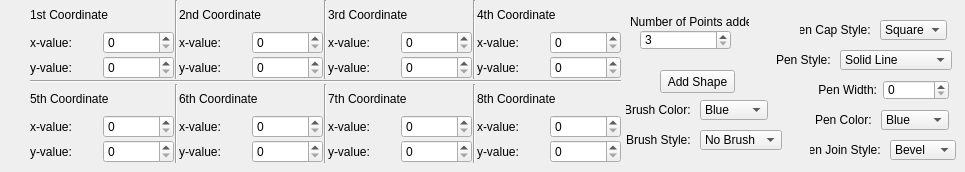
      <widget class="QWidget" name="tab_Polygon">
       <attribute name="title">
        <string>Polygon</string>
       </attribute>
       <widget class="QWidget" name="layoutWidget">
        <property name="geometry">
         <rect>
          <x>30</x>
          <y>0</y>
          <width>591</width>
          <height>163</height>
         </rect>
        </property>
        <layout class="QVBoxLayout" name="verticalLayout_17">
         <property name="spacing">
          <number>1</number>
         </property>
         <item>
          <layout class="QHBoxLayout" name="horizontalLayout_36">
           <item>
            <layout class="QVBoxLayout" name="verticalLayout_9">
             <property name="spacing">
              <number>2</number>
             </property>
             <item>
              <widget class="QLabel" name="label_27">
               <property name="text">
                <string>1st Coordinate </string>
               </property>
              </widget>
             </item>
             <item>
              <layout class="QHBoxLayout" name="horizontalLayout_20">
               <item>
                <widget class="QLabel" name="label_28">
                 <property name="text">
                  <string>x-value:</string>
                 </property>
                </widget>
               </item>
               <item>
                <widget class="QSpinBox" name="spinBox_polygon_firstX">
                 <property name="maximum">
                  <number>1000</number>
                 </property>
                </widget>
               </item>
              </layout>
             </item>
             <item>
              <layout class="QHBoxLayout" name="horizontalLayout_21">
               <item>
                <widget class="QLabel" name="label_29">
                 <property name="text">
                  <string>y-value:</string>
                 </property>
                </widget>
               </item>
               <item>
                <widget class="QSpinBox" name="spinBox_polygon_firstY">
                 <property name="maximum">
                  <number>1000</number>
                 </property>
                </widget>
               </item>
              </layout>
             </item>
            </layout>
           </item>
           <item>
            <widget class="Line" name="line_8">
             <property name="orientation">
              <enum>Qt::Vertical</enum>
             </property>
            </widget>
           </item>
           <item>
            <layout class="QVBoxLayout" name="verticalLayout_10">
             <property name="spacing">
              <number>2</number>
             </property>
             <item>
              <widget class="QLabel" name="label_30">
               <property name="text">
                <string>2nd Coordinate </string>
               </property>
              </widget>
             </item>
             <item>
              <layout class="QHBoxLayout" name="horizontalLayout_22">
               <item>
                <widget class="QLabel" name="label_31">
                 <property name="text">
                  <string>x-value:</string>
                 </property>
                </widget>
               </item>
               <item>
                <widget class="QSpinBox" name="spinBox_polygon_secondX">
                 <property name="maximum">
                  <number>1000</number>
                 </property>
                </widget>
               </item>
              </layout>
             </item>
             <item>
              <layout class="QHBoxLayout" name="horizontalLayout_23">
               <item>
                <widget class="QLabel" name="label_32">
                 <property name="text">
                  <string>y-value:</string>
                 </property>
                </widget>
               </item>
               <item>
                <widget class="QSpinBox" name="spinBox_polygon_secondY">
                 <property name="maximum">
                  <number>1000</number>
                 </property>
                </widget>
               </item>
              </layout>
             </item>
            </layout>
           </item>
           <item>
            <widget class="Line" name="line_10">
             <property name="orientation">
              <enum>Qt::Vertical</enum>
             </property>
            </widget>
           </item>
           <item>
            <layout class="QVBoxLayout" name="verticalLayout_11">
             <property name="spacing">
              <number>2</number>
             </property>
             <item>
              <widget class="QLabel" name="label_33">
               <property name="text">
                <string>3rd Coordinate </string>
               </property>
              </widget>
             </item>
             <item>
              <layout class="QHBoxLayout" name="horizontalLayout_24">
               <item>
                <widget class="QLabel" name="label_34">
                 <property name="text">
                  <string>x-value:</string>
                 </property>
                </widget>
               </item>
               <item>
                <widget class="QSpinBox" name="spinBox_polygon_thirdX">
                 <property name="maximum">
                  <number>1000</number>
                 </property>
                </widget>
               </item>
              </layout>
             </item>
             <item>
              <layout class="QHBoxLayout" name="horizontalLayout_25">
               <item>
                <widget class="QLabel" name="label_35">
                 <property name="text">
                  <string>y-value:</string>
                 </property>
                </widget>
               </item>
               <item>
                <widget class="QSpinBox" name="spinBox_polygon_thirdY">
                 <property name="maximum">
                  <number>1000</number>
                 </property>
                </widget>
               </item>
              </layout>
             </item>
            </layout>
           </item>
           <item>
            <widget class="Line" name="line_12">
             <property name="orientation">
              <enum>Qt::Vertical</enum>
             </property>
            </widget>
           </item>
           <item>
            <layout class="QVBoxLayout" name="verticalLayout_12">
             <property name="spacing">
              <number>2</number>
             </property>
             <item>
              <widget class="QLabel" name="label_36">
               <property name="text">
                <string>4th Coordinate </string>
               </property>
              </widget>
             </item>
             <item>
              <layout class="QHBoxLayout" name="horizontalLayout_26">
               <item>
                <widget class="QLabel" name="label_37">
                 <property name="text">
                  <string>x-value:</string>
                 </property>
                </widget>
               </item>
               <item>
                <widget class="QSpinBox" name="spinBox_polygon_fourthX">
                 <property name="maximum">
                  <number>1000</number>
                 </property>
                </widget>
               </item>
              </layout>
             </item>
             <item>
              <layout class="QHBoxLayout" name="horizontalLayout_27">
               <item>
                <widget class="QLabel" name="label_38">
                 <property name="text">
                  <string>y-value:</string>
                 </property>
                </widget>
               </item>
               <item>
                <widget class="QSpinBox" name="spinBox_polygon_fourthY">
                 <property name="maximum">
                  <number>1000</number>
                 </property>
                </widget>
               </item>
              </layout>
             </item>
            </layout>
           </item>
          </layout>
         </item>
         <item>
          <widget class="Line" name="line_7">
           <property name="orientation">
            <enum>Qt::Horizontal</enum>
           </property>
          </widget>
         </item>
         <item>
          <layout class="QHBoxLayout" name="horizontalLayout_37">
           <item>
            <layout class="QVBoxLayout" name="verticalLayout_13">
             <property name="spacing">
              <number>2</number>
             </property>
             <item>
              <widget class="QLabel" name="label_39">
               <property name="text">
                <string>5th Coordinate </string>
               </property>
              </widget>
             </item>
             <item>
              <layout class="QHBoxLayout" name="horizontalLayout_28">
               <item>
                <widget class="QLabel" name="label_40">
                 <property name="text">
                  <string>x-value:</string>
                 </property>
                </widget>
               </item>
               <item>
                <widget class="QSpinBox" name="spinBox_polygon_fifthX">
                 <property name="maximum">
                  <number>1000</number>
                 </property>
                </widget>
               </item>
              </layout>
             </item>
             <item>
              <layout class="QHBoxLayout" name="horizontalLayout_29">
               <item>
                <widget class="QLabel" name="label_41">
                 <property name="text">
                  <string>y-value:</string>
                 </property>
                </widget>
               </item>
               <item>
                <widget class="QSpinBox" name="spinBox_polygon_fifthY">
                 <property name="maximum">
                  <number>1000</number>
                 </property>
                </widget>
               </item>
              </layout>
             </item>
            </layout>
           </item>
           <item>
            <widget class="Line" name="line_9">
             <property name="orientation">
              <enum>Qt::Vertical</enum>
             </property>
            </widget>
           </item>
           <item>
            <layout class="QVBoxLayout" name="verticalLayout_14">
             <property name="spacing">
              <number>2</number>
             </property>
             <item>
              <widget class="QLabel" name="label_42">
               <property name="text">
                <string>6th Coordinate </string>
               </property>
              </widget>
             </item>
             <item>
              <layout class="QHBoxLayout" name="horizontalLayout_30">
               <item>
                <widget class="QLabel" name="label_43">
                 <property name="text">
                  <string>x-value:</string>
                 </property>
                </widget>
               </item>
               <item>
                <widget class="QSpinBox" name="spinBox_polygon_sixthX">
                 <property name="maximum">
                  <number>1000</number>
                 </property>
                </widget>
               </item>
              </layout>
             </item>
             <item>
              <layout class="QHBoxLayout" name="horizontalLayout_31">
               <item>
                <widget class="QLabel" name="label_44">
                 <property name="text">
                  <string>y-value:</string>
                 </property>
                </widget>
               </item>
               <item>
                <widget class="QSpinBox" name="spinBox_polygon_sixthY">
                 <property name="maximum">
                  <number>1000</number>
                 </property>
                </widget>
               </item>
              </layout>
             </item>
            </layout>
           </item>
           <item>
            <widget class="Line" name="line_11">
             <property name="orientation">
              <enum>Qt::Vertical</enum>
             </property>
            </widget>
           </item>
           <item>
            <layout class="QVBoxLayout" name="verticalLayout_15">
             <property name="spacing">
              <number>2</number>
             </property>
             <item>
              <widget class="QLabel" name="label_45">
               <property name="text">
                <string>7th Coordinate </string>
               </property>
              </widget>
             </item>
             <item>
              <layout class="QHBoxLayout" name="horizontalLayout_32">
               <item>
                <widget class="QLabel" name="label_46">
                 <property name="text">
                  <string>x-value:</string>
                 </property>
                </widget>
               </item>
               <item>
                <widget class="QSpinBox" name="spinBox_polygon_seventhX">
                 <property name="maximum">
                  <number>1000</number>
                 </property>
                </widget>
               </item>
              </layout>
             </item>
             <item>
              <layout class="QHBoxLayout" name="horizontalLayout_33">
               <item>
                <widget class="QLabel" name="label_47">
                 <property name="text">
                  <string>y-value:</string>
                 </property>
                </widget>
               </item>
               <item>
                <widget class="QSpinBox" name="spinBox_polygon_seventhY">
                 <property name="maximum">
                  <number>1000</number>
                 </property>
                </widget>
               </item>
              </layout>
             </item>
            </layout>
           </item>
           <item>
            <widget class="Line" name="line_13">
             <property name="orientation">
              <enum>Qt::Vertical</enum>
             </property>
            </widget>
           </item>
           <item>
            <layout class="QVBoxLayout" name="verticalLayout_16">
             <property name="spacing">
              <number>2</number>
             </property>
             <item>
              <widget class="QLabel" name="label_48">
               <property name="text">
                <string>8th Coordinate </string>
               </property>
              </widget>
             </item>
             <item>
              <layout class="QHBoxLayout" name="horizontalLayout_34">
               <item>
                <widget class="QLabel" name="label_49">
                 <property name="text">
                  <string>x-value:</string>
                 </property>
                </widget>
               </item>
               <item>
                <widget class="QSpinBox" name="spinBox_polygon_eighthX">
                 <property name="maximum">
                  <number>1000</number>
                 </property>
                </widget>
               </item>
              </layout>
             </item>
             <item>
              <layout class="QHBoxLayout" name="horizontalLayout_35">
               <item>
                <widget class="QLabel" name="label_50">
                 <property name="text">
                  <string>y-value:</string>
                 </property>
                </widget>
               </item>
               <item>
                <widget class="QSpinBox" name="spinBox_polygon_eighthY">
                 <property name="maximum">
                  <number>1000</number>
                 </property>
                </widget>
               </item>
              </layout>
             </item>
            </layout>
           </item>
          </layout>
         </item>
        </layout>
       </widget>
       <widget class="QPushButton" name="pushButton_6">
        <property name="geometry">
         <rect>
          <x>660</x>
          <y>70</y>
          <width>75</width>
          <height>23</height>
         </rect>
        </property>
        <property name="text">
         <string>Add Shape</string>
        </property>
       </widget>
       <widget class="QLabel" name="label_51">
        <property name="geometry">
         <rect>
          <x>630</x>
          <y>10</y>
          <width>119</width>
          <height>23</height>
         </rect>
        </property>
        <property name="text">
         <string>Number of Points added:</string>
        </property>
       </widget>
       <widget class="QSpinBox" name="spinBox_polygon_pointsAdded">
        <property name="geometry">
         <rect>
          <x>640</x>
          <y>30</y>
          <width>91</width>
          <height>20</height>
         </rect>
        </property>
        <property name="minimum">
         <number>3</number>
        </property>
        <property name="maximum">
         <number>8</number>
        </property>
       </widget>
       <widget class="QComboBox" name="comboBox_setPenStyle_6">
        <property name="geometry">
         <rect>
          <x>840</x>
          <y>50</y>
          <width>112</width>
          <height>20</height>
         </rect>
        </property>
        <item>
         <property name="text">
          <string>Solid Line</string>
         </property>
        </item>
        <item>
         <property name="text">
          <string>Dash Line</string>
         </property>
        </item>
        <item>
         <property name="text">
          <string>Dot Line</string>
         </property>
        </item>
        <item>
         <property name="text">
          <string>Dash Dot Line</string>
         </property>
        </item>
        <item>
         <property name="text">
          <string>Dash Dot Dot Line</string>
         </property>
        </item>
        <item>
         <property name="text">
          <string>No Pen</string>
         </property>
        </item>
       </widget>
       <widget class="QLabel" name="label_119">
        <property name="geometry">
         <rect>
          <x>776</x>
          <y>50</y>
          <width>58</width>
          <height>20</height>
         </rect>
        </property>
        <property name="text">
         <string>Pen Style: </string>
        </property>
        <property name="alignment">
         <set>Qt::AlignRight|Qt::AlignTrailing|Qt::AlignVCenter</set>
        </property>
       </widget>
       <widget class="QSpinBox" name="spinBox_setPenWidth_6">
        <property name="geometry">
         <rect>
          <x>883</x>
          <y>80</y>
          <width>66</width>
          <height>20</height>
         </rect>
        </property>
        <property name="minimum">
         <number>0</number>
        </property>
        <property name="maximum">
         <number>20</number>
        </property>
       </widget>
       <widget class="QLabel" name="label_120">
        <property name="geometry">
         <rect>
          <x>810</x>
          <y>80</y>
          <width>67</width>
          <height>20</height>
         </rect>
        </property>
        <property name="text">
         <string>Pen Width:</string>
        </property>
        <property name="alignment">
         <set>Qt::AlignRight|Qt::AlignTrailing|Qt::AlignVCenter</set>
        </property>
       </widget>
       <widget class="QComboBox" name="comboBox_setPenColor_6">
        <property name="geometry">
         <rect>
          <x>881</x>
          <y>110</y>
          <width>68</width>
          <height>20</height>
         </rect>
        </property>
        <item>
         <property name="text">
          <string>Blue</string>
         </property>
        </item>
        <item>
         <property name="text">
          <string>Red</string>
         </property>
        </item>
        <item>
         <property name="text">
          <string>Green</string>
         </property>
        </item>
        <item>
         <property name="text">
          <string>Yellow</string>
         </property>
        </item>
        <item>
         <property name="text">
          <string>Black</string>
         </property>
        </item>
        <item>
         <property name="text">
          <string>White</string>
         </property>
        </item>
        <item>
         <property name="text">
          <string>Cyan</string>
         </property>
        </item>
        <item>
         <property name="text">
          <string>Magenta</string>
         </property>
        </item>
        <item>
         <property name="text">
          <string>Gray</string>
         </property>
        </item>
       </widget>
       <widget class="QLabel" name="label_121">
        <property name="geometry">
         <rect>
          <x>810</x>
          <y>110</y>
          <width>65</width>
          <height>20</height>
         </rect>
        </property>
        <property name="text">
         <string>Pen Color: </string>
        </property>
        <property name="alignment">
         <set>Qt::AlignRight|Qt::AlignTrailing|Qt::AlignVCenter</set>
        </property>
       </widget>
       <widget class="QComboBox" name="comboBox_setPenJoinStyle_7">
        <property name="geometry">
         <rect>
          <x>890</x>
          <y>140</y>
          <width>66</width>
          <height>20</height>
         </rect>
        </property>
        <item>
         <property name="text">
          <string>Bevel</string>
         </property>
        </item>
        <item>
         <property name="text">
          <string>Miter</string>
         </property>
        </item>
        <item>
         <property name="text">
          <string>Round</string>
         </property>
        </item>
       </widget>
       <widget class="QLabel" name="label_122">
        <property name="geometry">
         <rect>
          <x>810</x>
          <y>140</y>
          <width>74</width>
          <height>20</height>
         </rect>
        </property>
        <property name="text">
         <string>Pen Join Style: </string>
        </property>
        <property name="alignment">
         <set>Qt::AlignRight|Qt::AlignTrailing|Qt::AlignVCenter</set>
        </property>
       </widget>
       <widget class="QComboBox" name="comboBox_setPenCapStyle_7">
        <property name="geometry">
         <rect>
          <x>880</x>
          <y>20</y>
          <width>67</width>
          <height>20</height>
         </rect>
        </property>
        <item>
         <property name="text">
          <string>Square</string>
         </property>
        </item>
        <item>
         <property name="text">
          <string>Flat</string>
         </property>
        </item>
        <item>
         <property name="text">
          <string>Round</string>
         </property>
        </item>
       </widget>
       <widget class="QLabel" name="label_118">
        <property name="geometry">
         <rect>
          <x>800</x>
          <y>20</y>
          <width>74</width>
          <height>20</height>
         </rect>
        </property>
        <property name="text">
         <string>Pen Cap Style: </string>
        </property>
        <property name="alignment">
         <set>Qt::AlignRight|Qt::AlignTrailing|Qt::AlignVCenter</set>
        </property>
       </widget>
       <widget class="QLabel" name="label_123">
        <property name="geometry">
         <rect>
          <x>626</x>
          <y>100</y>
          <width>68</width>
          <height>20</height>
         </rect>
        </property>
        <property name="text">
         <string>Brush Color: </string>
        </property>
        <property name="alignment">
         <set>Qt::AlignRight|Qt::AlignTrailing|Qt::AlignVCenter</set>
        </property>
       </widget>
       <widget class="QComboBox" name="comboBox_setBrushColor_5">
        <property name="geometry">
         <rect>
          <x>700</x>
          <y>100</y>
          <width>68</width>
          <height>20</height>
         </rect>
        </property>
        <item>
         <property name="text">
          <string>Blue</string>
         </property>
        </item>
        <item>
         <property name="text">
          <string>Red</string>
         </property>
        </item>
        <item>
         <property name="text">
          <string>Green</string>
         </property>
        </item>
        <item>
         <property name="text">
          <string>Yellow</string>
         </property>
        </item>
        <item>
         <property name="text">
          <string>Black</string>
         </property>
        </item>
        <item>
         <property name="text">
          <string>White</string>
         </property>
        </item>
        <item>
         <property name="text">
          <string>Cyan</string>
         </property>
        </item>
        <item>
         <property name="text">
          <string>Magenta</string>
         </property>
        </item>
        <item>
         <property name="text">
          <string>Gray</string>
         </property>
        </item>
       </widget>
       <widget class="QLabel" name="label_124">
        <property name="geometry">
         <rect>
          <x>625</x>
          <y>130</y>
          <width>69</width>
          <height>20</height>
         </rect>
        </property>
        <property name="text">
         <string>Brush Style: </string>
        </property>
        <property name="alignment">
         <set>Qt::AlignRight|Qt::AlignTrailing|Qt::AlignVCenter</set>
        </property>
       </widget>
       <widget class="QComboBox" name="comboBox_setBrushStyle_5">
        <property name="geometry">
         <rect>
          <x>700</x>
          <y>130</y>
          <width>82</width>
          <height>20</height>
         </rect>
        </property>
        <item>
         <property name="text">
          <string>No Brush</string>
         </property>
        </item>
        <item>
         <property name="text">
          <string>Solid Brush</string>
         </property>
        </item>
        <item>
         <property name="text">
          <string>Hor Pattern</string>
         </property>
        </item>
        <item>
         <property name="text">
          <string>Ver Pattern</string>
         </property>
        </item>
       </widget>
      </widget>
